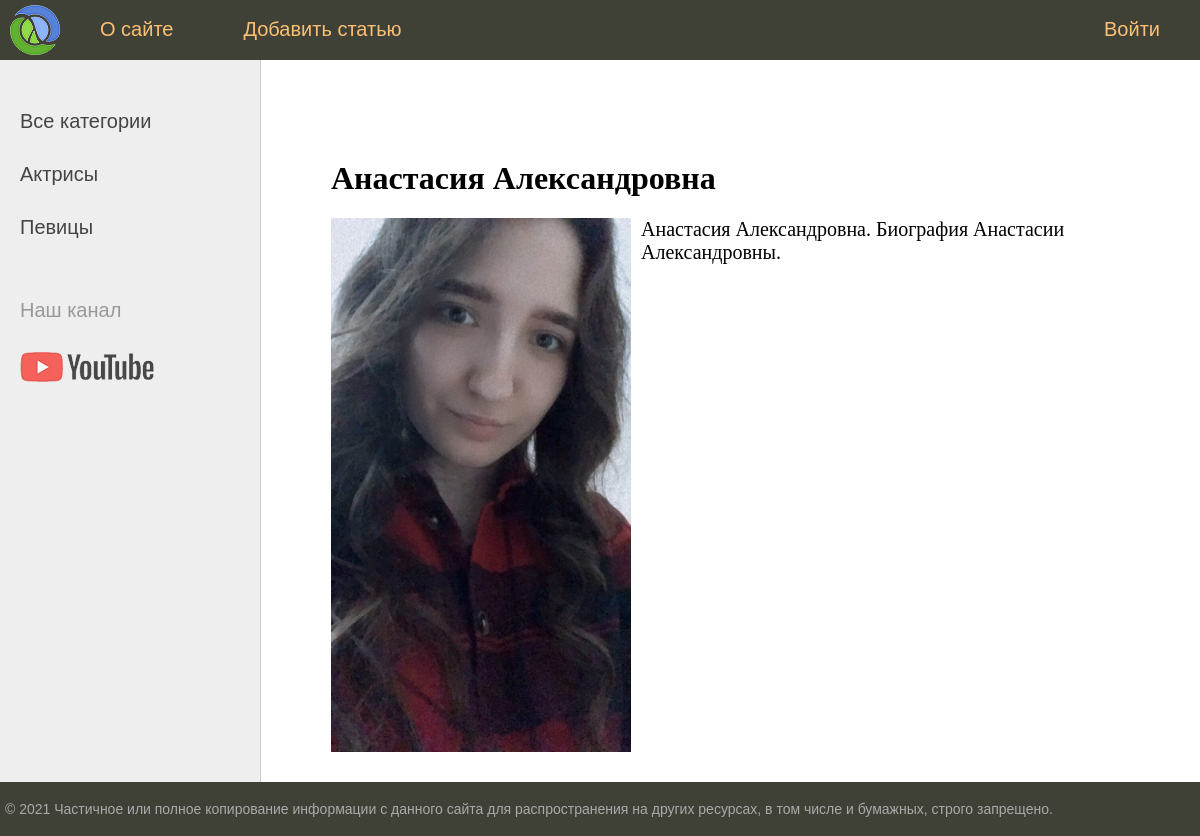
/post/anastasiya-aleksandrovna/, run on the app's committed database.
### women/models.py (models this page shows, shortened)
class Category(models.Model):
    name = models.CharField(max_length=100, db_index=True, verbose_name="Категория")
    slug = models.SlugField(max_length=255, unique=True, db_index=True, verbose_name="URL")
    def get_absolute_url(self):
        return reverse('category', kwargs={'cat_slug': self.slug})
    class Meta:
        verbose_name = 'Категория'
        verbose_name_plural = 'Категории'
        ordering = ['id']

class Women(models.Model):
    title = models.CharField(max_length=255, verbose_name="Название")
    slug = models.SlugField(max_length=255, unique=True, db_index=True, verbose_name="URL")
    content = models.TextField(blank=True, verbose_name="Содержание")
    photo = models.ImageField(upload_to="photos/%Y/%m/%d", verbose_name="Фото")
    time_create = models.DateTimeField(auto_now_add=True, verbose_name="Время создания")
    time_update = models.DateTimeField(auto_now=True, verbose_name="Время обновления")
    is_published = models.BooleanField(default=True, verbose_name="Статус публикации")
    cat = models.ForeignKey('Category', on_delete=models.PROTECT, verbose_name="Категории")
    def __str__(self):
        return self.title
    class Meta:
        verbose_name = 'Известные женщины'
        verbose_name_plural = 'Известные женщины'
        ordering = ['-time_create', 'title']

### women/views.py (the view)
# urls.py: path('post/<slug:post_slug>/', ShowPost.as_view(), name='post'),
class ShowPost(DetailView):
    model = Women
    template_name = 'women/post.html'
    slug_url_kwarg = 'post_slug'
    context_object_name = 'post'
    def get_context_data(self, *, object_list=None, **kwargs):
        context = super().get_context_data(**kwargs)
        context['title'] = context['post']
        context['menu'] = menu
        return context

### women/templatetags/women_tags.py (called while the page is built)
@register.inclusion_tag('women/list_categories.html')
def show_categories(sort=None, cat_selected=0):
    if not sort:
        cats = Category.objects.all()
    else:
        cats = Category.objects.order_by(sort)
    return {"cats": cats, "cat_selected": cat_selected}

### women/templates/women/post.html
{% extends 'women/base.html' %}
{% block content %}
<h1>{{post.title}}</h1>
{% if post.photo %}
<p><img class="img-article-left" src="{{post.photo.url}}"></p>
{% endif %}
{{post.content|linebreaks}}
{% endblock %}

### women/templates/women/list_categories.html
{% for c in cats %}
		{% if c.pk == cat_selected %}
			<li class="selected">{{c.name}}</li>
		{% else %}
			<li><a href="{{ c.get_absolute_url }}">{{c.name}}</a></li>
		{% endif %}
{% endfor %}

### women/static/women/css/styles.css (style rules this page uses)
html, body { font-family: 'Arial'; margin: 0; padding: 0; height: 100%; width: 100%; color: #444; }
a { color: #0059b2; text-decoration: none; }
img { max-width: 600px; height: auto; }
img.img-article-left { max-width: 300px; height: auto; float: left; padding: 0 10px 10px 0; }
.left-chapters ul li { margin: 30px 0 0 0; color: #999; }
.left-chapters ul li a { color: #444; text-decoration: none; }
.content-text h1 { font-size: 32px; }

### data on the page
Category: name "Актрисы"
Category: name "Певицы"
Women: title "Анастасия Александровна", photo (picture), content "Анастасия Александровна. Биография Анастасии Александровны."

### other printed values
{{ m.title }} "О сайте" "Добавить статью"
{{ m.title }} "Войти"
